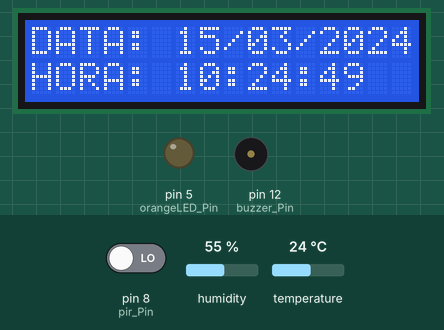
A sketch run on a simulated Arduino Uno, built with avr-gcc and run on an emulated ATmega328P. On the bench: 16×2 character LCD, output pins drawn as LEDs (lit = HIGH), buzzer (waves = sounding). The test bench sets the inputs (shaded band); at power-on: pin 8 (pir_Pin) LOW, humidity 55 %, temperature 24 °C. The local clock reads 2024-03-15 10:24:30 at power-on unless the sketch sets it; EEPROM starts erased; what the sketch prints to the serial monitor is not drawn.

Above: at 19.7 s.
19.8 s: pin 8 (pir_Pin) driven HIGH
At 22.2 s:
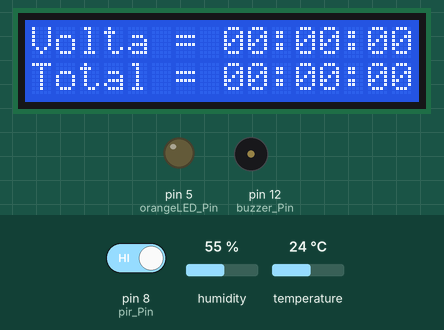
24.0 s: pin 8 (pir_Pin) driven LOW
At 24.7 s:
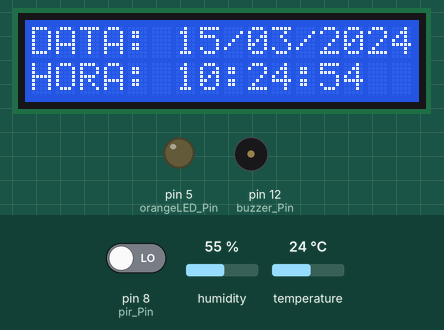
27.5 s: humidity set to 41 %
At 29.2 s:
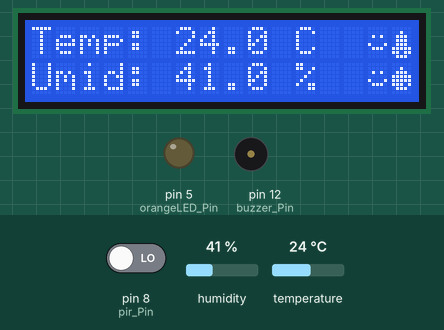
30.0 s: humidity set to 38 %
At 30.8 s:
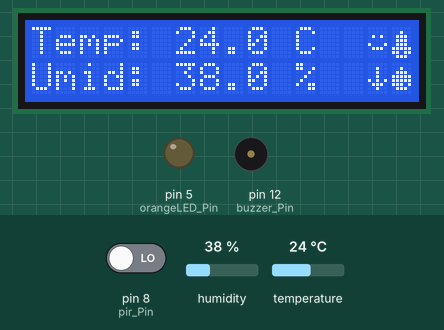
31.6 s: temperature set to 20.5 °C
At 32.6 s:
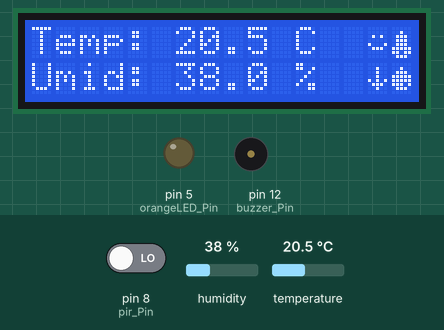
33.6 s: temperature set to 19.5 °C
At 35.6 s:
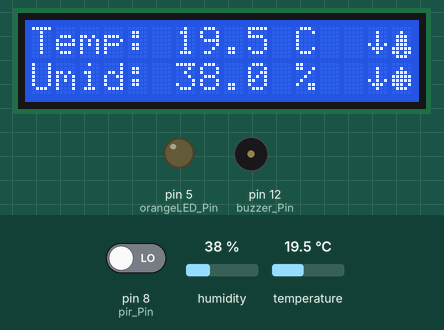
Timing chart, 0 to 36.6 s (numbered marks = the images above; inputs shaded):
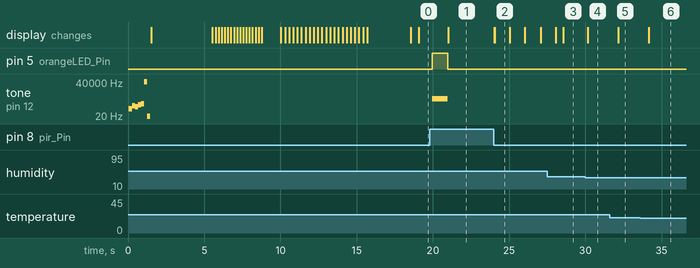

The sketch:

codigo.ino
```cpp
#include <LiquidCrystal_I2C.h>
#include <RTClib.h>
#include <Wire.h>
#include <EEPROM.h>
#include "DHT.h"

// Definindo o fuso horário (UTC -3)
#define UTC_OFFSET -3

// Definições de constantes e pinos
#define buzzer_Pin 12
#define pir_Pin 8
#define pot_Pin A0
#define orangeLED_Pin 5 // Defina o pino do LED laranja

#define DHTPIN 10
#define DHTTYPE DHT22

// Instanciando os objetos para os sensores e o display LCD
DHT dht(DHTPIN, DHTTYPE);
LiquidCrystal_I2C lcd(0x27, 16, 2);
RTC_DS1307 RTC;

// Definindo os limites de armazenamento de registros na EEPROM
const int maxRecords = 100;
const int recordSize = sizeof(uint32_t) + 2 * sizeof(float);
int startAddress = 0;
int endAddress = maxRecords * recordSize;
int currentAddress = 0;

int lastLoggedMinute = -1;
int displayMode = 0;
unsigned long lastSwitchTime = 0;
unsigned long lastPIRTime = 0;
unsigned long lastPIRTriggerTime = 0;
unsigned long totalElapsedTime = 0;
bool pirFirstTime = true;

// Definindo caracteres personalizados para o display LCD (LOGO, CARRO DE FORMULA E, IMG TEMPERATURA, UMIDADE, SETA PARA CIMA, PARA BAIXO e SORRISO)
byte logo_cima1[8] = { B00000, B01000, B01111, B01011, B01011, B00011, B00011, B00011 };
byte logo_cima2[8] = { B00000, B01011, B11011, B01011, B01101, B00101, B00001, B00001 };
byte logo_cima3[8] = { B00000, B00000, B10000, B11000, B11101, B10101, B10101, B10111 };
byte logo_cima4[8] = { B00000, B00110, B01110, B11110, B11100, B01100, B01100, B01100 };
byte logo_baixo1[8] = { B00011, B00011, B00011, B01011, B01011, B01111, B01000, B00000 };
byte logo_baixo2[8] = { B00001, B00001, B00101, B01101, B01001, B11011, B00110, B00000 };
byte logo_baixo3[8] = { B10111, B10010, B10010, B10000, B10000, B11000, B00000, B00000 };
byte logo_baixo4[8] = { B01100, B01100, B01100, B01100, B01100, B11110, B00011, B00000 };

byte formula_e1[8] = { B00000, B00010, B00100, B01010, B00001, B00001, B00000, B00000 };
byte formula_e2[8] = { B00000, B00000, B00000, B11100, B11111, B11111, B11100, B00000 };
byte formula_e3[8] = { B00000, B11100, B10000, B11100, B11111, B11111, B00000, B00000 };
byte formula_e4[8] = { B00000, B00000, B00000, B01110, B11111, B11111, B01110, B00000 };
byte formula_e5[8] = { B00000, B00000, B00000, B00000, B11000, B11110, B00000, B00000 };

byte temp[8] = { B00000, B00100, B01110, B01110, B01110, B11111, B11011, B01110 };
byte umid[8] = { B00000, B00100, B01110, B11111, B11111, B11101, B01110, B00000 };
byte alta[8] = { B00000, B00100, B01110, B10101, B00100, B00100, B00100, B00000 };
byte media[8] = { B00000, B00000, B01010, B00000, B10001, B01110, B00000, B00000 };
byte baixa[8] = { B00000, B00100, B00100, B00100, B10101, B01110, B00100, B00000 };


// Função para mostrar o logotipo inicial no display LCD
void aparecerLogo() {
  lcd.createChar(1, logo_cima1);
  lcd.setCursor(6, 0);
  lcd.write(byte(1));
  lcd.createChar(2, logo_cima2);
  lcd.setCursor(7, 0);
  lcd.write(byte(2));
  lcd.createChar(3, logo_cima3);
  lcd.setCursor(8, 0);
  lcd.write(byte(3));
  lcd.createChar(4, logo_cima4);
  lcd.setCursor(9, 0);
  lcd.write(byte(4));
  lcd.createChar(5, logo_baixo1);
  lcd.setCursor(6, 1);
  lcd.write(byte(5));
  lcd.createChar(6, logo_baixo2);
  lcd.setCursor(7, 1);
  lcd.write(byte(6));
  lcd.createChar(7, logo_baixo3);
  lcd.setCursor(8, 1);
  lcd.write(byte(7));
  lcd.createChar(0, logo_baixo4);
  lcd.setCursor(9, 1);
  lcd.write(byte(0));
  delay(4000); // Espera 4 segundos
  lcd.clear();
}

// Função para mostrar uma mensagem de aguarde com animação
void aguarde() {
  lcd.createChar(1, formula_e1);
  lcd.createChar(2, formula_e2);
  lcd.createChar(3, formula_e3);
  lcd.createChar(4, formula_e4);
  lcd.createChar(5, formula_e5);
  for (int i = -5; i < 19; i++) {
    lcd.clear();
    lcd.setCursor(4, 0);
    lcd.print("Aguarde");
    if (i < 18) {
      lcd.setCursor(i, 1);
      lcd.write(byte(1));
      lcd.setCursor(i + 1, 1);
      lcd.write(byte(2));
      lcd.setCursor(i + 2, 1);
      lcd.write(byte(3));
      lcd.setCursor(i + 3, 1);
      lcd.write(byte(4));
      lcd.setCursor(i + 4, 1);
      lcd.write(byte(5));
    }
    delay(250); // Espera 250 milissegundos entre cada passo da animação
  }
  delay(2000); // Espera 2 segundos
  lcd.clear();
}

// Função de introdução com animação e som
void introducao() {
  int musica[] = {100, 200, 150, 250, 300};
  for (int i = 0; i < 7; i++) {
    tone(buzzer_Pin, musica[i]);
    delay(200); // Espera 200 milissegundos entre cada nota
    noTone(buzzer_Pin);
  }
  aparecerLogo();
  for (int i = 0; i < 10; i++) {
    lcd.setCursor(3 + i, 0);
    lcd.print("Innovation"[i]);
    delay(200); // Espera 200 milissegundos entre cada caractere
  }
  for (int i = 0; i < 7; i++) {
    lcd.setCursor(4 + i, 1);
    lcd.print("Masters"[i]);
    delay(200); // Espera 200 milissegundos entre cada caractere
  }
  delay(1000); // Espera 1 segundo
  lcd.clear();
  aguarde();
}

// Configuração inicial do sistema
void setup() {
  lcd.begin(16, 2);
  lcd.backlight();
  dht.begin();
  RTC.begin();
  pinMode(buzzer_Pin, OUTPUT);
  pinMode(orangeLED_Pin, OUTPUT); // Inicialize o pino do LED laranja
  pinMode(pir_Pin, INPUT);
  Serial.begin(9600);
  EEPROM.begin();
  introducao(); // Executa a introdução ao iniciar
  lcd.createChar(1, temp);
  lcd.createChar(2, umid);
  lcd.createChar(3, alta);
  lcd.createChar(4, baixa);
  lcd.createChar(5, media);
}

// Loop principal do sistema
void loop() {
  unsigned long currentMillis = millis();
  float tempValue = dht.readTemperature();
  float humidityValue = dht.readHumidity();
  DateTime now = RTC.now();
  int offsetSeconds = UTC_OFFSET * 3600;
  now = now.unixtime() + offsetSeconds;
  now = now + 3 * 3600;
  DateTime adjustedTime = DateTime(now);

  // Alterna o modo de exibição a cada 10 segundos
  if (currentMillis - lastSwitchTime >= 10000) {
    lastSwitchTime = currentMillis;
    displayMode = (displayMode + 1) % 2;
    lcd.clear();
  }

  // Leitura do sensor PIR e cálculo do tempo decorrido
  if (digitalRead(pir_Pin) == HIGH && (currentMillis - lastPIRTime > 5000)) {
    lastPIRTime = currentMillis;

    unsigned long diffTime;
    unsigned long hours;
    unsigned long minutes;
    unsigned long seconds;
    float velocidade;

    if (pirFirstTime) {
      diffTime = 0;
      hours = 0;
      minutes = 0;
      seconds = 0;
      velocidade = 0.0;
      pirFirstTime = false; // Define como falso após a primeira vez
    } else {
      diffTime = (lastPIRTime - lastPIRTriggerTime) / 1000;
      hours = diffTime / 3600;
      minutes = (diffTime % 3600) / 60;
      seconds = diffTime % 60;
      // Ler o valor do potenciômetro e converter para velocidade em km/h
      float potValue = analogRead(pot_Pin);
      velocidade = map(potValue, 0, 1023, 30, 280); // Mapeia de 30 a 280 km/h
    }

    // Atualizar o último tempo de acionamento do PIR
    lastPIRTriggerTime = lastPIRTime;

    // Atualizar o tempo total registrado
    totalElapsedTime += diffTime;

    // Calcular tempo total em horas, minutos e segundos
    unsigned long totalHours = totalElapsedTime / 3600;
    unsigned long totalMinutes = (totalElapsedTime % 3600) / 60;
    unsigned long totalSeconds = totalElapsedTime % 60;

    // Exibir dados no monitor serial
    Serial.println();
    Serial.print("Gen2 Car (Carro de Formula E) passou pela linha de chegada: ");
    Serial.println();
    Serial.print(adjustedTime.day(), DEC);
    Serial.print('/');
    Serial.print(adjustedTime.month(), DEC);
    Serial.print('/');
    Serial.print(adjustedTime.year(), DEC);
    Serial.print(" ");
    Serial.print(adjustedTime.hour() < 10 ? "0" : ""); // Adiciona zero à esquerda se hora for menor que 10
    Serial.print(adjustedTime.hour());
    Serial.print(':');
    if (adjustedTime.minute() < 10) {
      Serial.print('0'); // Adiciona zero à esquerda se minuto for menor que 10
    }
    Serial.print(adjustedTime.minute(), DEC);
    Serial.print(':');
    if (adjustedTime.second() < 10) {
      Serial.print('0'); // Adiciona zero à esquerda se segundo for menor que 10
    }
    Serial.println(adjustedTime.second(), DEC);
    Serial.print("Volta: ");
    Serial.print(hours, DEC);
    Serial.print(":");
    if (minutes < 10) {
      Serial.print('0'); // Adiciona zero à esquerda se minuto for menor que 10
    }
    Serial.print(minutes, DEC);
    Serial.print(":");
    if (seconds < 10) {
      Serial.print('0'); // Adiciona zero à esquerda se segundo for menor que 10
    }
    Serial.print(seconds, DEC);
    Serial.print("        Velocidade: ");
    Serial.print(velocidade);
    Serial.println(" km/h");

    // Adicionar linha para o tempo total registrado
    Serial.print("Tempo total registrado: ");
    Serial.print(totalHours, DEC);
    Serial.print(":");
    if (totalMinutes < 10) {
        Serial.print('0'); // Adiciona zero à esquerda se minuto for menor que 10
    }
    Serial.print(totalMinutes, DEC);
    Serial.print(":");
    if (totalSeconds < 10) {
        Serial.print('0'); // Adiciona zero à esquerda se segundo for menor que 10
    }
    Serial.println(totalSeconds, DEC);

    Serial.print("Temperatura: ");
    Serial.print(tempValue, 1); // 1 casa decimal
    Serial.print(" C");
    Serial.print("      Umidade: ");
    Serial.print(humidityValue, 1); // 1 casa decimal
    Serial.println(" %");
    Serial.println();

    // Ativar buzzer e LED
    tone(buzzer_Pin, 1000);
    digitalWrite(LED_BUILTIN, HIGH);
    digitalWrite(orangeLED_Pin, HIGH); // Acender o LED laranja
    delay(1000); // Manter o buzzer e LED ativos por 1 segundo
    noTone(buzzer_Pin);
    digitalWrite(LED_BUILTIN, LOW);
    digitalWrite(orangeLED_Pin, LOW); // Apagar o LED laranja

    // Mostrar os dados do PIR no LCD
    showPIRData(diffTime, totalElapsedTime);
  }

  // Atualizar o display LCD
  updateDisplay(adjustedTime, tempValue, humidityValue);

  // Registrar dados na EEPROM a cada minuto
  if (now.minute() != lastLoggedMinute) {
    lastLoggedMinute = now.minute();
    logData(tempValue, humidityValue);
  }
}

// Função para atualizar o display LCD
void updateDisplay(DateTime adjustedTime, float temp, float humidity) {
  char tempStr[6];
  char humidityStr[6];
  dtostrf(temp, 4, 1, tempStr); // Formata a temperatura com 1 casa decimal
  dtostrf(humidity, 4, 1, humidityStr); // Formata a umidade com 1 casa decimal

  if (displayMode == 1) {
    lcd.setCursor(0, 0);
    lcd.print("DATA: ");
    lcd.print(adjustedTime.day() < 10 ? "0" : ""); // Adiciona zero à esquerda se dia for menor que 10
    lcd.print(adjustedTime.day());
    lcd.print("/");
    lcd.print(adjustedTime.month() < 10 ? "0" : ""); // Adiciona zero à esquerda se mês for menor que 10
    lcd.print(adjustedTime.month());
    lcd.print("/");
    lcd.print(adjustedTime.year());

    lcd.setCursor(0, 1);
    lcd.print("HORA: ");
    lcd.print(adjustedTime.hour() < 10 ? "0" : ""); // Adiciona zero à esquerda se hora for menor que 10
    lcd.print(adjustedTime.hour());
    lcd.print(":");
    lcd.print(adjustedTime.minute() < 10 ? "0" : ""); // Adiciona zero à esquerda se minuto for menor que 10
    lcd.print(adjustedTime.minute());
    lcd.print(":");
    lcd.print(adjustedTime.second() < 10 ? "0" : ""); // Adiciona zero à esquerda se segundo for menor que 10
    lcd.print(adjustedTime.second());
  } else {
    // Aparece a umidade e Temperatura
    lcd.setCursor(0, 0);
    lcd.print("Temp: ");
    lcd.print(tempStr);
    lcd.print(" C");

    lcd.setCursor(0, 1);
    lcd.print("Umid: ");
    lcd.print(humidityStr);
    lcd.print(" %");

    checkAndUpdateLogos(temp, humidity);  // Atualiza os logos
  }
}

void checkAndUpdateLogos(float temp, float humidity) {
  lcd.setCursor(14, 0); // Posição para os logos
  if (temp > 30.0) {
    // Temperatura alta
    lcd.write(byte(3));
    lcd.write(byte(1));
  } else if (temp >= 20 && temp <= 30) {
    // Temperatura média
    lcd.write(byte(5));
    lcd.write(byte(1));
  } else {
    // Temperatura baixa
    lcd.write(byte(4));
    lcd.write(byte(1));
  }

  lcd.setCursor(14, 1); // Posição para os logos
  if (humidity > 70) {
    // Umidade alta
    lcd.write(byte(3));
    lcd.write(byte(2));
  } else if (humidity >= 40 && humidity <= 70) {
    // Umidade Media
    lcd.write(byte(5));
    lcd.write(byte(2));
  } else {
    // Umidade Baixa
    lcd.write(byte(4));
    lcd.write(byte(2));
  }
}

void showPIRData(unsigned long diffTime, unsigned long totalElapsedTime) {
  // Limpar o display LCD
  lcd.clear();

  // Calcular o tempo da última volta em horas, minutos e segundos
  unsigned long hours = diffTime / 3600;
  unsigned long minutes = (diffTime % 3600) / 60;
  unsigned long seconds = diffTime % 60;

  // Calcular o tempo total registrado em horas, minutos e segundos
  unsigned long totalHours = totalElapsedTime / 3600;
  unsigned long totalMinutes = (totalElapsedTime % 3600) / 60;
  unsigned long totalSeconds = totalElapsedTime % 60;

  // Formatar e exibir o tempo da última volta
  lcd.setCursor(0, 0);
  lcd.print("Volta = ");
  if (hours < 10) lcd.print('0');
  lcd.print(hours);
  lcd.print(':');
  if (minutes < 10) lcd.print('0');
  lcd.print(minutes);
  lcd.print(':');
  if (seconds < 10) lcd.print('0');
  lcd.print(seconds);

  // Formatar e exibir o tempo total registrado
  lcd.setCursor(0, 1);
  lcd.print("Total = ");
  if (totalHours < 10) lcd.print('0');
  lcd.print(totalHours);
  lcd.print(':');
  if (totalMinutes < 10) lcd.print('0');
  lcd.print(totalMinutes);
  lcd.print(':');
  if (totalSeconds < 10) lcd.print('0');
  lcd.print(totalSeconds);

  // Manter a exibição por 3 segundos
  delay(3000);

  // Limpar o display novamente
  lcd.clear();
}

// Função para registrar dados na EEPROM
void logData(float tempValue, float humidityValue) {
  if (currentAddress + recordSize > endAddress) {
    currentAddress = startAddress;
  }
  DateTime now = RTC.now();
  EEPROM.put(currentAddress, now.unixtime());
  currentAddress += sizeof(uint32_t);
  EEPROM.put(currentAddress, tempValue);
  currentAddress += sizeof(float);
  EEPROM.put(currentAddress, humidityValue);
  currentAddress += sizeof(float);
}
```

Measured:
- the behaviour switches between 40 and 39 % on humidity (found by bisection; images 3 and 4)
- the behaviour switches between 20 and 19.9 °C on temperature (found by bisection; images 5 and 6)
- after the input at 19.8 s, pin 5 (orangeLED_Pin): LOW → HIGH after 0.16 s, → LOW 1.0 s later; tone on pin 12 (buzzer_Pin): silent → 1000 Hz after 0.16 s, → silent 1.0 s later; the display: changes after 1.2 s (image 1)
- after the input at 24.0 s, pin 5 (orangeLED_Pin): stays LOW (without the input it goes to HIGH after 0.97 s); tone on pin 12 (buzzer_Pin): stays silent (without the input it goes to 1000 Hz after 0.97 s)
- after the input at 30.0 s, the display: changes after 0.14 s (image 4)
- after the input at 31.6 s, the display: changes after 0.55 s (image 5)
- after the input at 33.6 s, the display: changes after 0.55 s (image 6)
